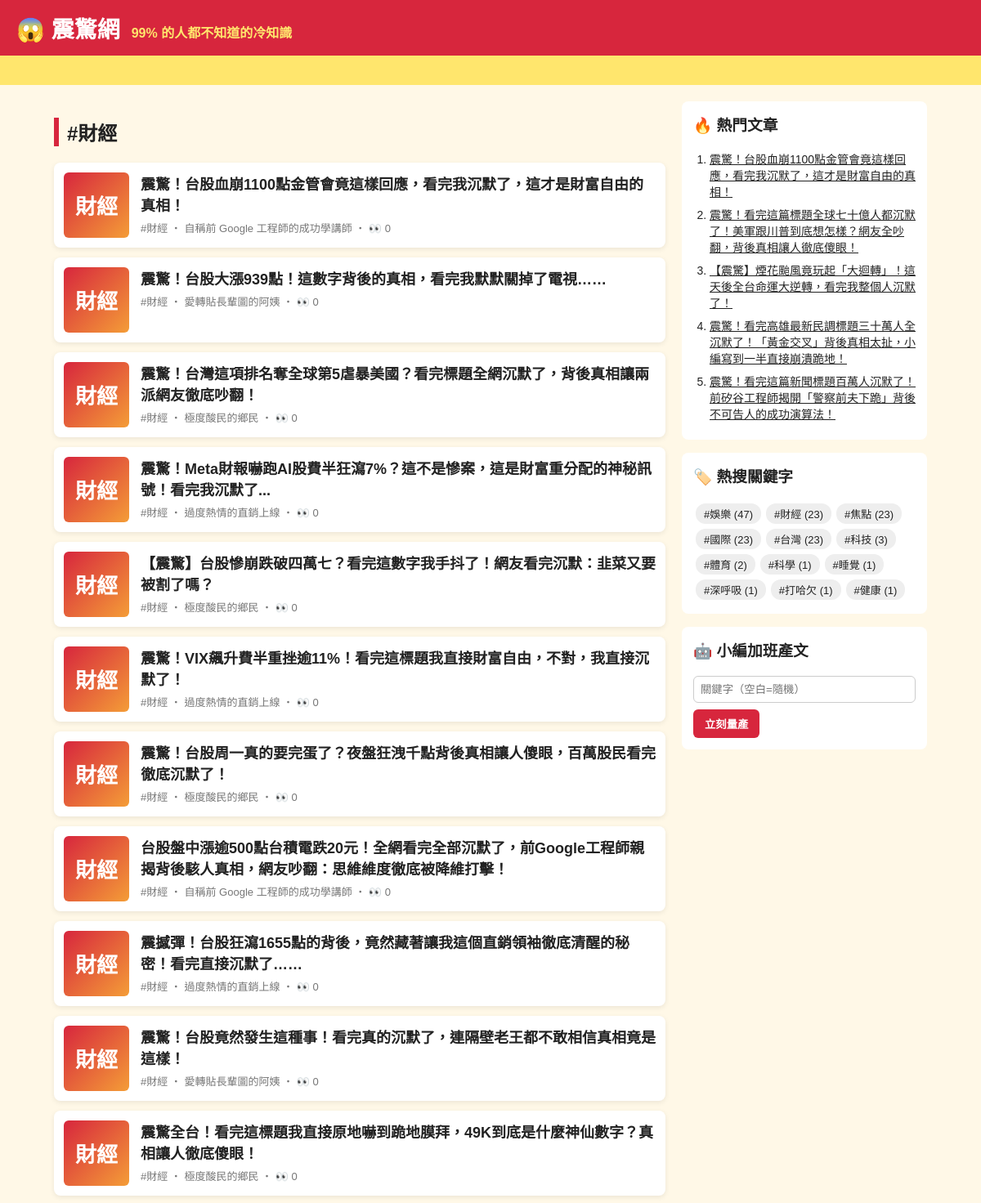
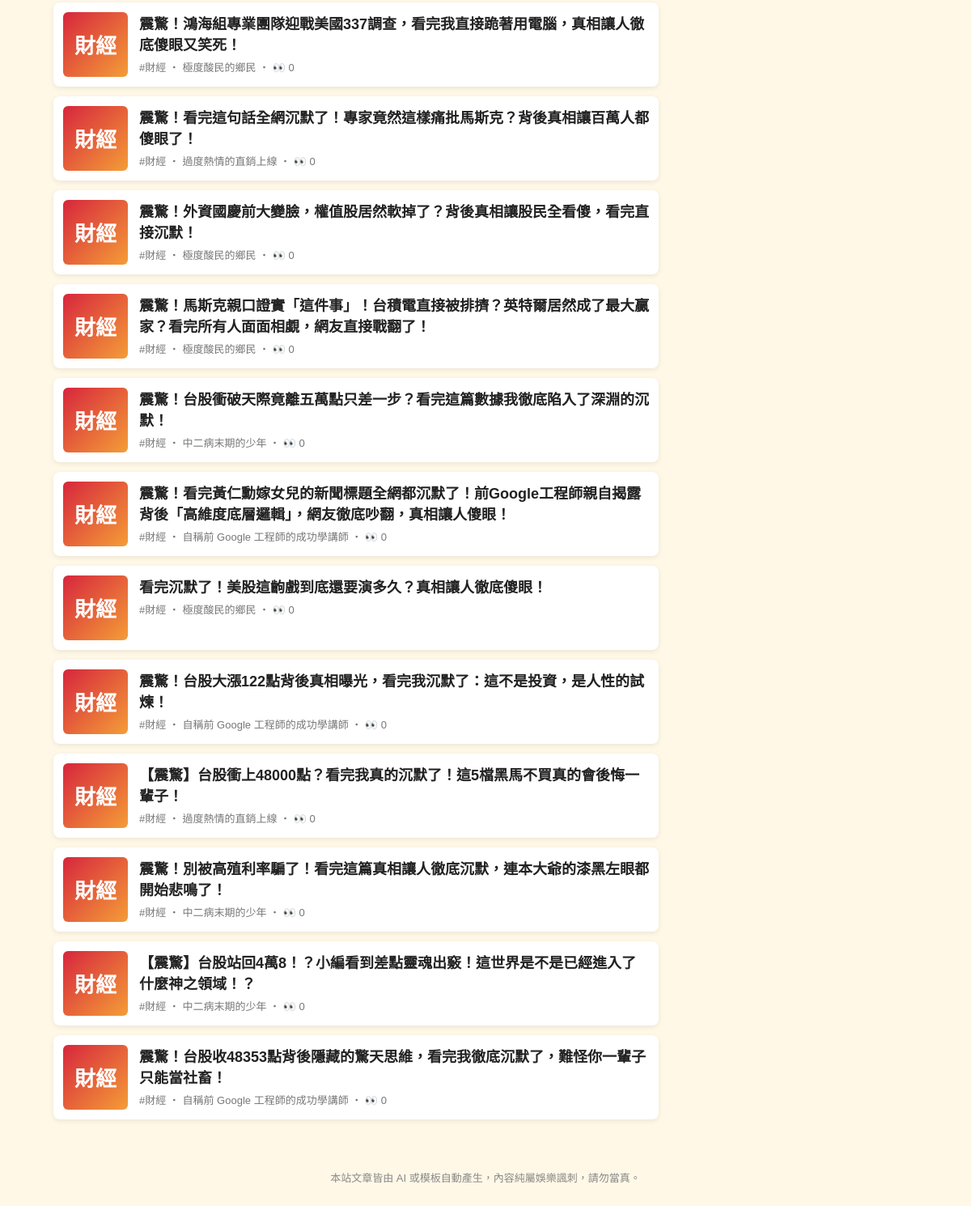
Screenshot of /tag/財經/ with the database file from the repository (2 pictures, top to bottom).
### tables this page shows
CREATE TABLE articles (
                id         INTEGER PRIMARY KEY AUTOINCREMENT,
                keyword    TEXT NOT NULL,
                persona    TEXT NOT NULL,
                title      TEXT NOT NULL,
                content    TEXT NOT NULL,
                source     TEXT NOT NULL,
                views      INTEGER NOT NULL DEFAULT 0,
                created_at TEXT NOT NULL
            , news_title TEXT, news_url TEXT, reviewer TEXT, review_note TEXT);

### app.py (the view)
@app.route("/tag/<keyword>/")
def tag(keyword):
    return render_template("index.html", articles=db.list_articles(keyword=keyword), heading=f"#{keyword}")

### app.py (called while the page is built)
@app.context_processor
def sidebar():
    return {"hot": db.hot_articles(), "tags": db.keywords(), "static_site": app.config["STATIC_SITE"]}

### db.py (called while the page is built)
def connect():
    conn = sqlite3.connect(DB_PATH)
    conn.row_factory = sqlite3.Row
    return conn

def list_articles(limit=50, keyword=None):
    with connect() as conn:
        if keyword:
            return conn.execute(
                "SELECT * FROM articles WHERE keyword = ? ORDER BY id DESC LIMIT ?", (keyword, limit)
            ).fetchall()
        return conn.execute("SELECT * FROM articles ORDER BY id DESC LIMIT ?", (limit,)).fetchall()

def hot_articles(limit=5):
    with connect() as conn:
        return conn.execute("SELECT * FROM articles ORDER BY views DESC, id DESC LIMIT ?", (limit,)).fetchall()

def keywords():
    with connect() as conn:
        return conn.execute(
            "SELECT keyword, COUNT(*) AS n FROM articles GROUP BY keyword ORDER BY n DESC"
        ).fetchall()

### templates/index.html
{% extends "base.html" %}
{% block content %}
<h2 class="heading">{{ heading }}</h2>
{% for a in articles %}
  <a class="card" href="{{ url_for('article', article_id=a.id) }}">
    <div class="thumb">{{ a.keyword[:2] }}</div>
    <div>
      <h3>{{ a.title }}</h3>
      <p class="meta">#{{ a.keyword }} ‧ {{ a.persona }}{% if not static_site %} ‧ 👀 {{ a.views }}{% endif %}</p>
    </div>
  </a>
{% else %}
  <p class="empty">還沒有文章。執行 <code>python generator.py -n 5</code> 或用右邊按鈕開始量產。</p>
{% endfor %}
{% endblock %}

### templates/base.html (shortened to what this page needs)
<!doctype html>
<html lang="zh-Hant">
<head>
  <link rel="stylesheet" href="{{ url_for('static', filename='style.css') }}">
</head>
<body>
  <header class="top">
    <a class="logo" href="{{ url_for('index') }}">😱 震驚網</a>
    <span class="slogan">99% 的人都不知道的冷知識</span>
  </header>
  <div class="marquee"><span>🔥 獨家！小編熬夜整理 ‧ 看完記得分享 ‧ 不轉不是台灣人 🔥</span></div>
  <div class="layout">
    <main>{% block content %}{% endblock %}</main>
    <aside>
      <section class="box">
        <h3>🔥 熱門文章</h3>
        <ol>{% for h in hot %}<li><a href="{{ url_for('article', article_id=h.id) }}">{{ h.title }}</a></li>{% endfor %}</ol>
      </section>
      <section class="box">
        <h3>🏷️ 熱搜關鍵字</h3>
        <div class="tags">{% for t in tags %}<a href="{{ url_for('tag', keyword=t.keyword) }}">#{{ t.keyword }} ({{ t.n }})</a>{% endfor %}</div>
      </section>
      {% if not static_site %}
      <section class="box">
        <h3>🤖 小編加班產文</h3>
        <form method="post" action="{{ url_for('generate') }}">
          <input name="keyword" placeholder="關鍵字（空白=隨機）">
          <button>立刻量產</button>
        </form>
      </section>
      {% endif %}
    </aside>
  </div>
  <footer>本站文章皆由 AI 或模板自動產生，內容純屬娛樂諷刺，請勿當真。</footer>
</body>
</html>

### static/style.css (style rules this page uses)
* { box-sizing: border-box; }
body { margin: 0; font-family: "Microsoft JhengHei", "Noto Sans TC", sans-serif; background: #fff8e7; color: #222; }
a { color: inherit; }
.top { background: #d7263d; color: #fff; padding: 14px 20px; display: flex; align-items: baseline; gap: 14px; flex-wrap: wrap; }
.logo { font-size: 28px; font-weight: 900; text-decoration: none; }
.slogan { color: #ffe66d; font-weight: bold; }
.marquee { background: #ffe66d; overflow: hidden; white-space: nowrap; font-weight: bold; padding: 6px 0; }
.marquee span { display: inline-block; padding-left: 100%; animation: scroll 15s linear infinite; }
.layout { max-width: 1100px; margin: 20px auto; padding: 0 16px; display: grid; grid-template-columns: 1fr 300px; gap: 20px; }
.heading { border-left: 6px solid #d7263d; padding-left: 10px; }
.card { display: flex; gap: 14px; background: #fff; border-radius: 8px; padding: 12px; margin-bottom: 12px; text-decoration: none; box-shadow: 0 2px 6px rgba(0,0,0,.08); }
.card h3 { margin: 0 0 6px; font-size: 18px; }
.thumb { flex: 0 0 80px; height: 80px; border-radius: 6px; background: linear-gradient(135deg, #d7263d, #f49d37); color: #fff; font-size: 26px; font-weight: 900; display: grid; place-items: center; }
.meta { color: #777; font-size: 13px; margin: 0; }
.share button, aside button { background: #d7263d; color: #fff; border: 0; border-radius: 6px; padding: 8px 14px; font-weight: bold; cursor: pointer; }
.box { background: #fff; border-radius: 8px; padding: 14px; margin-bottom: 16px; }
.box h3 { margin-top: 0; }
.box ol { padding-left: 20px; margin: 0; }
.box li { margin-bottom: 8px; font-size: 14px; }
.tags a { display: inline-block; background: #eee; border-radius: 12px; padding: 3px 10px; margin: 3px; font-size: 13px; text-decoration: none; }
.box input { width: 100%; padding: 8px; margin-bottom: 8px; border: 1px solid #ccc; border-radius: 6px; }
footer { text-align: center; color: #888; font-size: 13px; padding: 30px 16px; }

### rows the page displays
articles: keyword "財經", title "震驚！台股血崩1100點金管會竟這樣回應，看完我沉默了，這才是財富自由的真相！", persona "自稱前 Google 工程師的成功學講師", views "0"
articles: keyword "財經", title "震驚！台股大漲939點！這數字背後的真相，看完我默默關掉了電視……", persona "愛轉貼長輩圖的阿姨", views "0"
articles: keyword "財經", title "震驚！台灣這項排名奪全球第5虐暴美國？看完標題全網沉默了，背後真相讓兩派網友徹底吵翻！", persona "極度酸民的鄉民", views "0"
articles: keyword "財經", title "震驚！Meta財報嚇跑AI股費半狂瀉7%？這不是慘案，這是財富重分配的神秘訊號！看完我沉默了...", persona "過度熱情的直銷上線", views "0"
articles: keyword "財經", title "【震驚】台股慘崩跌破四萬七？看完這數字我手抖了！網友看完沉默：韭菜又要被割了嗎？", persona "極度酸民的鄉民", views "0"
articles: keyword "財經", title "震驚！VIX飆升費半重挫逾11%！看完這標題我直接財富自由，不對，我直接沉默了！", persona "過度熱情的直銷上線", views "0"
articles: keyword "財經", title "震驚！台股周一真的要完蛋了？夜盤狂洩千點背後真相讓人傻眼，百萬股民看完徹底沉默了！", persona "極度酸民的鄉民", views "0"
articles: keyword "財經", title "台股盤中漲逾500點台積電跌20元！全網看完全部沉默了，前Google工程師親揭背後駭人真相，網友吵翻：思維維度徹底被降維打擊！", persona "自稱前 Google 工程師的成功學講師", views "0"
articles: keyword "財經", title "震撼彈！台股狂瀉1655點的背後，竟然藏著讓我這個直銷領袖徹底清醒的秘密！看完直接沉默了……", persona "過度熱情的直銷上線", views "0"
articles: keyword "財經", title "震驚！台股竟然發生這種事！看完真的沉默了，連隔壁老王都不敢相信真相竟是這樣！", persona "愛轉貼長輩圖的阿姨", views "0"
articles: keyword "財經", title "震驚全台！看完這標題我直接原地嚇到跪地膜拜，49K到底是什麼神仙數字？真相讓人徹底傻眼！", persona "極度酸民的鄉民", views "0"
articles: keyword "財經", title "震驚！鴻海組專業團隊迎戰美國337調查，看完我直接跪著用電腦，真相讓人徹底傻眼又笑死！", persona "極度酸民的鄉民", views "0"
articles: keyword "財經", title "震驚！看完這句話全網沉默了！專家竟然這樣痛批馬斯克？背後真相讓百萬人都傻眼了！", persona "過度熱情的直銷上線", views "0"
articles: keyword "財經", title "震驚！外資國慶前大變臉，權值股居然軟掉了？背後真相讓股民全看傻，看完直接沉默！", persona "極度酸民的鄉民", views "0"
articles: keyword "財經", title "震驚！馬斯克親口證實「這件事」！台積電直接被排擠？英特爾居然成了最大贏家？看完所有人面面相覷，網友直接戰翻了！", persona "極度酸民的鄉民", views "0"
articles: keyword "財經", title "震驚！台股衝破天際竟離五萬點只差一步？看完這篇數據我徹底陷入了深淵的沉默！", persona "中二病末期的少年", views "0"
articles: keyword "財經", title "震驚！看完黃仁勳嫁女兒的新聞標題全網都沉默了！前Google工程師親自揭露背後「高維度底層邏輯」，網友徹底吵翻，真相讓人傻眼！", persona "自稱前 Google 工程師的成功學講師", views "0"
articles: keyword "財經", title "看完沉默了！美股這齣戲到底還要演多久？真相讓人徹底傻眼！", persona "極度酸民的鄉民", views "0"
articles: keyword "財經", title "震驚！台股大漲122點背後真相曝光，看完我沉默了：這不是投資，是人性的試煉！", persona "自稱前 Google 工程師的成功學講師", views "0"
articles: keyword "財經", title "【震驚】台股衝上48000點？看完我真的沉默了！這5檔黑馬不買真的會後悔一輩子！", persona "過度熱情的直銷上線", views "0"
articles: keyword "財經", title "震驚！別被高殖利率騙了！看完這篇真相讓人徹底沉默，連本大爺的漆黑左眼都開始悲鳴了！", persona "中二病末期的少年", views "0"
articles: keyword "財經", title "【震驚】台股站回4萬8！？小編看到差點靈魂出竅！這世界是不是已經進入了什麼神之領域！？", persona "中二病末期的少年", views "0"
articles: keyword "財經", title "震驚！台股收48353點背後隱藏的驚天思維，看完我徹底沉默了，難怪你一輩子只能當社畜！", persona "自稱前 Google 工程師的成功學講師", views "0"
articles: title "震驚！看完這篇標題全球七十億人都沉默了！美軍跟川普到底想怎樣？網友全吵翻，背後真相讓人徹底傻眼！"
articles: title "【震驚】煙花颱風竟玩起「大迴轉」！這天後全台命運大逆轉，看完我整個人沉默了！"
articles: title "震驚！看完高雄最新民調標題三十萬人全沉默了！「黃金交叉」背後真相太扯，小編寫到一半直接崩潰跪地！"
articles: title "震驚！看完這篇新聞標題百萬人沉默了！前矽谷工程師揭開「警察前夫下跪」背後不可告人的成功演算法！"

### other values shown
{{ heading }} "#財經"
{{ t.keyword }} "娛樂" "財經" "焦點" "國際" "台灣" "科技" "體育" "科學" "睡覺" "深呼吸" "打哈欠" "健康"
{{ t.n }} "47" "23" "23" "23" "23" "3" "2" "1" "1" "1" "1" "1"
